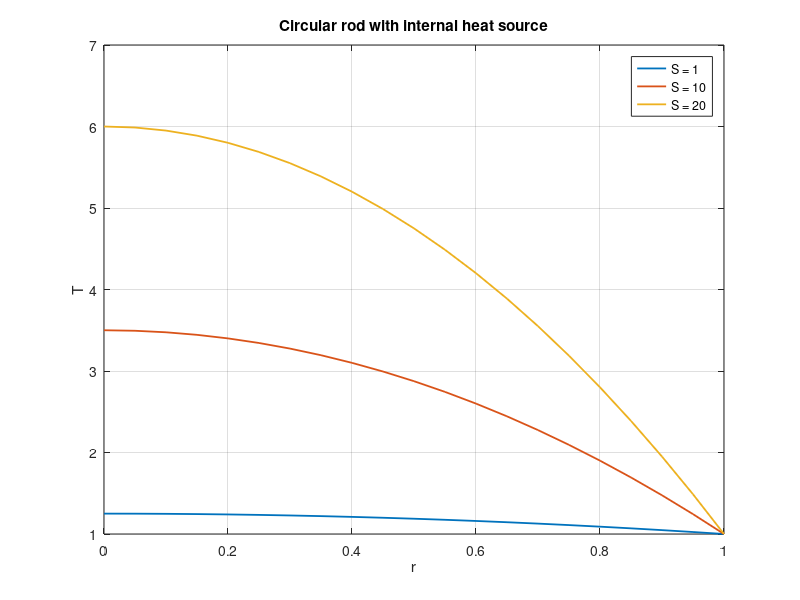

MATLAB code for this plot:
% TOPIC: bvp
% TITLE: Finite differences with a derivative (Neumann) boundary: temperature in a circular rod with a heat source
% SOURCE: CE206 slides 06 pages 23-24 (practice problem)
% KEYWORDS: finite difference, neumann boundary condition, derivative boundary condition, ghost node, circular rod, heat source, radius, dT/dr = 0, S = 1, 10, 20
% PROBLEM:
% Over 0 <= r <= 1 solve the nondimensional ODE d2T/dr2 + (1/r) dT/dr + S = 0 with T(1) = 1 and
% dT/dr = 0 at r = 0, using the finite-difference method, for the temperature distribution in a circular
% rod with internal heat source S. For S = 1, 10 and 20 plot the temperature versus radius.
% CHECK: max(abs(Tall(:,3) - (1 + 20*(1 - r.^2)/4))) < 1e-9
% CODE:
n = 20;                              % segments; nodes r0 = 0 ... rn = 1
dr = 1/n;
r = (0:n)'*dr;
Svals = [1 10 20];
Tall = zeros(n+1, 3);
for s = 1:3
    S = Svals(s);
    A = zeros(n); b = zeros(n, 1);   % unknowns T0 ... T(n-1); T(n) = 1 is known
    % node 0: (1/r) dT/dr -> d2T/dr2 as r -> 0, so 2 T'' + S = 0; ghost node T(-1) = T(1)
    A(1,1) = -4/dr^2; A(1,2) = 4/dr^2; b(1) = -S;
    for i = 2:n
        ri = r(i);
        A(i,i-1) = 1/dr^2 - 1/(2*ri*dr);
        A(i,i)   = -2/dr^2;
        if i < n
            A(i,i+1) = 1/dr^2 + 1/(2*ri*dr);
        else
            b(i) = -(1/dr^2 + 1/(2*ri*dr))*1;   % T(n) = 1 moves to the right-hand side
        end
        b(i) = b(i) - S;
    end
    Tall(:,s) = [A\b; 1];
    fprintf('S = %2g: T(0) = %.4f (analytical 1 + S/4 = %.4f)\n', S, Tall(1,s), 1 + S/4);
end
figure; plot(r, Tall, 'LineWidth', 1.3); grid on; xlabel('r'); ylabel('T');
legend('S = 1', 'S = 10', 'S = 20'); title('Circular rod with internal heat source');
